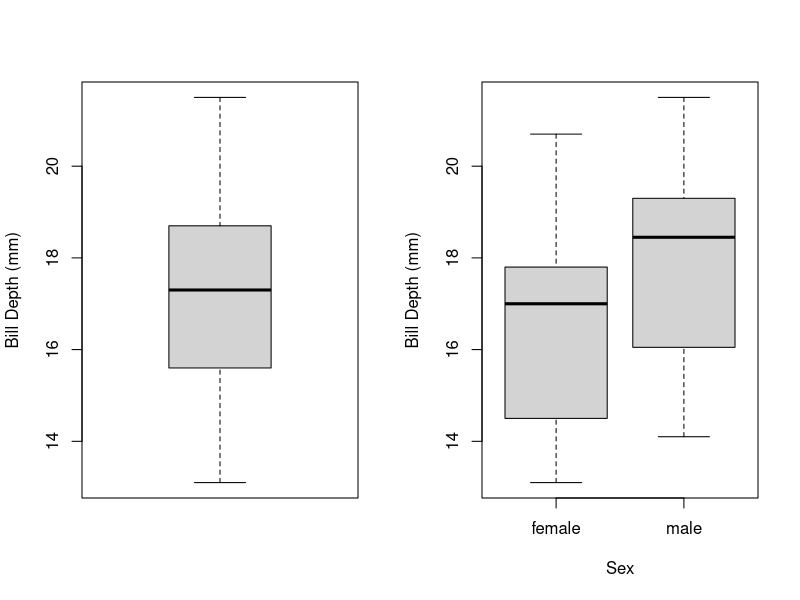
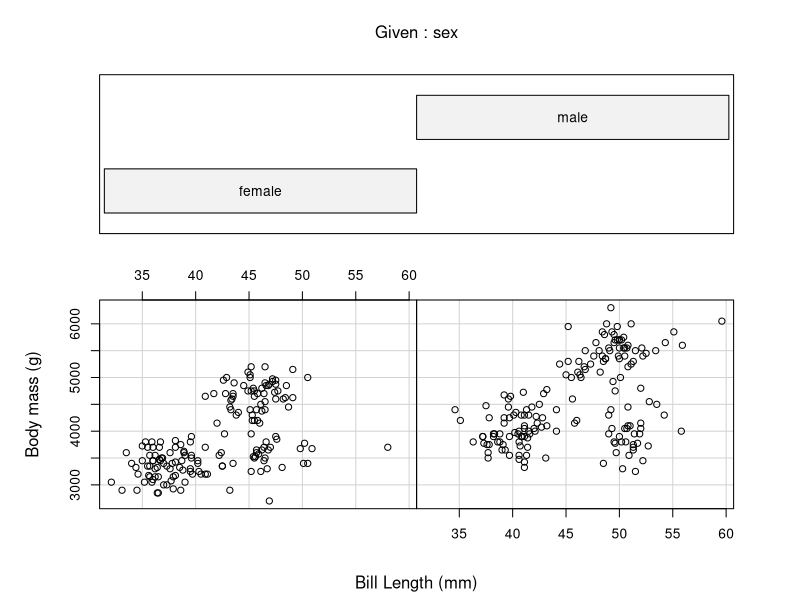
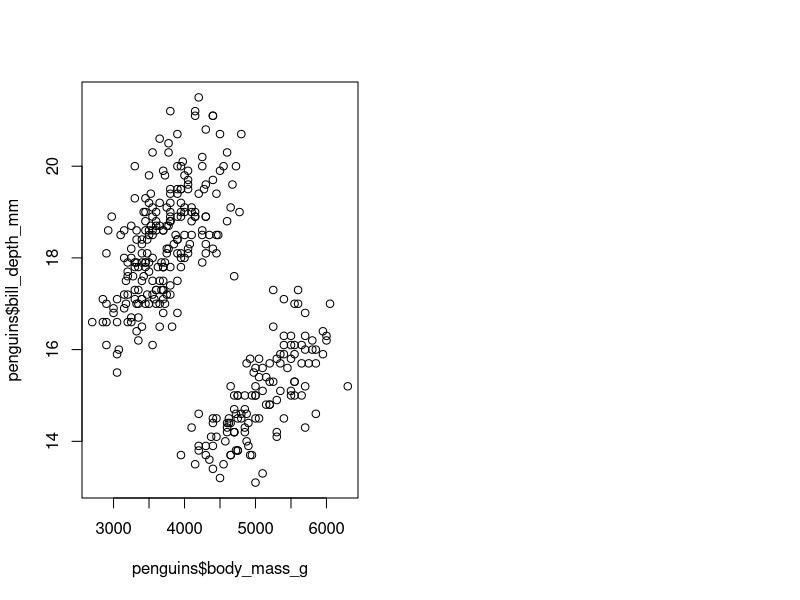

These charts were generated, in order, by the following R code:
#In class data exploration 2 activity - Palmer Penguins

install.packages("palmerpenguins")
require(palmerpenguins)
require(here)
class(penguins)
penguins = data.frame(penguins)
mean(penguins$body_mass_g)
head(penguins)
mean(penguins$body_mass_g, na.rm = TRUE)
summary(penguins)

#Boxplot example
par(mfrow = c(1, 2))
boxplot(penguins$bill_depth_mm, ylab = "Bill Depth (mm)")
boxplot(bill_depth_mm ~ sex, data = penguins, ylab = "Bill Depth (mm)", xlab = "Sex")


#Coplot example
coplot(body_mass_g ~ bill_length_mm | sex, data = penguins, xlab="Bill Length (mm)", ylab="Body mass (g)")
#checking the range of the flipper length conditioning variable
range(penguins$flipper_length_mm, na.rm = TRUE)


#Clear plot console using dev.off() in the CONSOLE
#you might have to do this two times
plot(penguins$body_mass_g, penguins$bill_depth_mm)